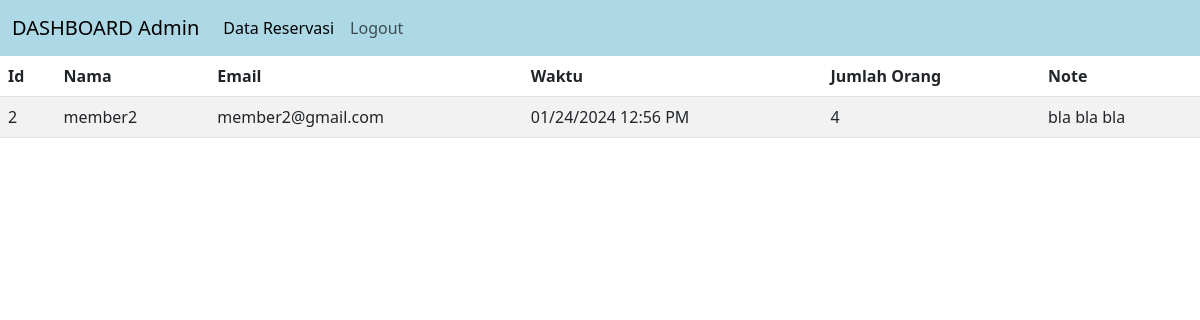
The page /datareservasi.php (signed in) on the database its author committed.
### tables this page shows
CREATE TABLE `reservasi` (
  `id` int(10) NOT NULL,
  `member_id` int(10) NOT NULL,
  `email` varchar(25) NOT NULL,
  `waktu` varchar(100) NOT NULL,
  `jumlah_orang` int(10) NOT NULL,
  `note` varchar(255) NOT NULL
);

CREATE TABLE `member` (
  `id` int(10) NOT NULL,
  `username` varchar(50) NOT NULL,
  `email` varchar(200) NOT NULL,
  `password` varchar(255) NOT NULL
);

### datareservasi.php (the view, shortened to what this page needs)
<?php
$conn =mysqli_connect("localhost","root", "", "restorantubes") or die("Gagal koneksi ke Database");
    function isUserLoggedIn() {
    return isset($_SESSION['username']);
}
 ?>
<!doctype html>
<html lang="en">
  <head>
    <link href="https://cdn.jsdelivr.net/npm/bootstrap@5.3.0/dist/css/bootstrap.min.css" rel="stylesheet">
  </head>
  <body>
<nav class="navbar navbar-expand-lg " style="background-color: lightblue;">
  <div class="container-fluid">
    <a class="navbar-brand" href="dashboard.php">DASHBOARD Admin</a>
    <div class="collapse navbar-collapse" id="navbarSupportedContent">
      <ul class="navbar-nav me-auto mb-2 mb-lg-0">
        <li class="nav-item">
          <a class="nav-link active" aria-current="page" href="datareservasi.php">Data Reservasi</a>
        </li>
        <li class="nav-item">
          <?php
		      if (isUserLoggedIn()) {
		        echo "<a class='nav-link' href='logout.php' class='w3-bar-item w3-button'><i class='fa fa-off'></i> Logout</a>";
		      }
		      ?>
        </li>
      </ul>
    </div>
  </div>
</nav>
 <div>
 	<table class="table table-striped">
  		<thead>
		    <tr>
		      <th scope="col">Id </th>
		      <th scope="col">Nama</th>
		      <th scope="col">Email</th>
		      <th scope="col">Waktu</th>
		      <th scope="col">Jumlah Orang</th>
		      <th scope="col">Note</th>
		    </tr>
		</thead>
		<tbody>
		    <?php
		      $query = "SELECT reservasi.id, reservasi.email, reservasi.waktu, reservasi.jumlah_orang, reservasi.note, member.username
              FROM reservasi
              INNER JOIN member ON reservasi.member_id = member.id
              ORDER BY reservasi.id ASC";
		      $data = mysqli_query($conn,$query) or die("Gagal query:".$query);
		    ?>
		    <?php while ($v=mysqli_fetch_array($data)):;?>
		    <tr>
		        <td><?php echo $v["id"];?></td>
		        <td><?php echo $v["username"];?></td>
		        <td><?php echo $v["email"];?></td>
		        <td><?php echo $v["waktu"];?></td>
		        <td><?php echo $v["jumlah_orang"];?></td>
		        <td><?php echo $v["note"];?></td>
		    </tr>
		  <?php endwhile;?>
		</tbody>
	</table>
 </div>
</body>
</html>

### rows shown on the page
reservasi: id "2", member.username "member2", email "member2@gmail.com", waktu "01/24/2024 12:56 PM", jumlah_orang "4", note "bla bla bla"
